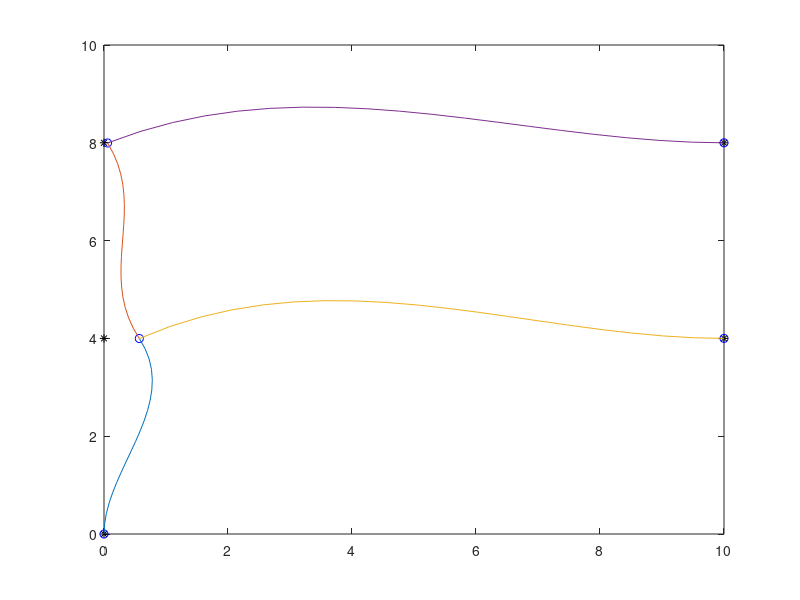

Write the MATLAB code that produced this figure.
clc
clear

q_max = 300000; %N/m
q_min = 0;

q = (q_max-q_min)/8;

E = 210e9; %Pa
I = 0.5*1e-4; %m^4
A = 0.5*1e-2; %m^2

mesh.nodes = [0 0;
              0 4;
              0 8; 
              10 4;
              10 8];

mesh.elem = [1 2;
             2 3;
             2 4;
             3 5];

nnod = size(mesh.nodes, 1);
ndof = 3*nnod; %3 porque tengo u,v,tita
nelem = size(mesh.elem,1);

mesh.dofs = reshape(1:ndof, 3, [])';

mesh.Libres = true(nnod, 3);
empotrados = [1 4 5];
mesh.Libres(empotrados,:) = false;

mesh.Libres = reshape(mesh.Libres', [], 1);

R = zeros(ndof,1);
for i = 1:2
    nodo1 = mesh.elem(i,1);
    nodo2 = mesh.elem(i,2);
    q_alto = q*(8-mesh.nodes(nodo1, 2));
    q_bajo = q*(8-mesh.nodes(nodo2, 2));
    w = q_alto-q_bajo;
    P1 = (-7*w/20-q_bajo/2)*4;
    P2 = (-3*w/20-q_bajo/2)*4;
    M1 = (-w/20-q_bajo/12)*4^2;
    M2 = (+w/30+q_bajo/12)*4^2;
    
    dir = [mesh.dofs(nodo1,:) mesh.dofs(nodo2,:)];
    R(dir) = R(dir) + [-P1; 0; M1; -P2; 0; M2];
end

T = zeros(6);
K = zeros(ndof);
Kloc = zeros(6);
for i = 1:nelem
    nodo1 = mesh.elem(i,1);
    nodo2 = mesh.elem(i,2);

    V = mesh.nodes(nodo2,:) - mesh.nodes(nodo1,:);
    L = norm(V);

    Kel_bar = A*E/L *[1 -1;-1 1];
    
    Y1 = 12*E*I/L^3;
    Y2 = 6*E*I/L^2;
    Y3 = 4*E*I/L;
    Y4 = 2*E*I/L;

    Kel_vig = [Y1 Y2 -Y1 Y2;
           Y2 Y3 -Y2 Y4;
           -Y1 -Y2 Y1 -Y2;
           Y2 Y4 -Y2 Y3];

    dir_bar = [1 4];
    dir_vig = [2 3 5 6];

    Kloc(dir_bar, dir_bar) = Kel_bar;
    Kloc(dir_vig, dir_vig) = Kel_vig;

    cs = V/L;
    c = cs(1);
    s = cs(2);

    Q = [c s 0;
         -s c 0;
         0 0 1];
    T(1:3, 1:3) = Q;
    T(4:6, 4:6) = Q;
    
    Kglob = T'*Kloc*T;
    dir = [mesh.dofs(nodo1,:) mesh.dofs(nodo2,:)];
    K(dir,dir) = K(dir,dir) + Kglob;
end

Rr = R(mesh.Libres);
Kr = K(mesh.Libres, mesh.Libres);

U = zeros(ndof,1);
U(mesh.Libres) = Kr\Rr;


%% Grafico de dezplasamientos
divisiones = 20;
Nloc = zeros(2*divisiones,6);
mult = 100; %multiplica los desplazamientos

plot(mesh.nodes(:,1), mesh.nodes(:,2), 'k*');
hold on

todo = mult*reshape(U,3,nnod)';
deformada = mesh.nodes + todo(:, [1 2]);
plot(deformada(:,1), deformada(:,2), 'bo');
for i = 1:nelem
    nodo1 = mesh.elem(i,1);
    nodo2 = mesh.elem(i,2);

    V = mesh.nodes(nodo2,:) - mesh.nodes(nodo1,:);%vector de direccion
    L = norm(V);

    %cosenos directores
    cs = V/L;
    c = cs(1);
    s = cs(2);
  
    %matriz de rotacion
    Q = [c s 0;
         -s c 0;
         0 0 1];
    T(1:3, 1:3) = Q;
    T(4:6, 4:6) = Q;

    dir = [mesh.dofs(nodo1,:) mesh.dofs(nodo2,:)];
   
    Uloc =  T*U(dir);
    
    %creo la matrix de N    
    x = linspace(0,L, divisiones);
    
    dir_bar = [1 4];
    dir_vig = [2 3 5 6];
    
    Nel_bar = [L-x; x]'/L;
    Nel_vig = [(L^3 - 3*L*x.^2 + 2*x.^3)/L^3;
               (L^2*x - 2*L*x.^2 + x.^3)/L^2;
               (- 2*x.^3 + 3*L*x.^2)/L^3;
               -(- x.^3 + L*x.^2)/L^2]';

    Nloc(1:2:2*divisiones,dir_bar) = Nel_bar;
    Nloc(2:2:2*divisiones,dir_vig) = Nel_vig;
    
    %crea los desplazamientos u,v locales del elemento
    %mult amplifica la deformacion
    Udiv = reshape(Nloc*Uloc,2,divisiones)'*mult;
    
    %para crear los puntos iniciales de las divisiones
    inicial = mesh.nodes(nodo1,:);
    final = mesh.nodes(nodo2,:);
    deltaL = (final-inicial)/(divisiones-1);
    
    Q = [c s;
         -s c];%para girar al global
    for j = 1:divisiones
        Udiv(j,:) = (Q'*Udiv(j,:)')' + inicial + deltaL*(j-1); %lo giro al global y le sumo su punto inicial
    end

    plot(Udiv(:,1), Udiv(:,2))
end
hold off